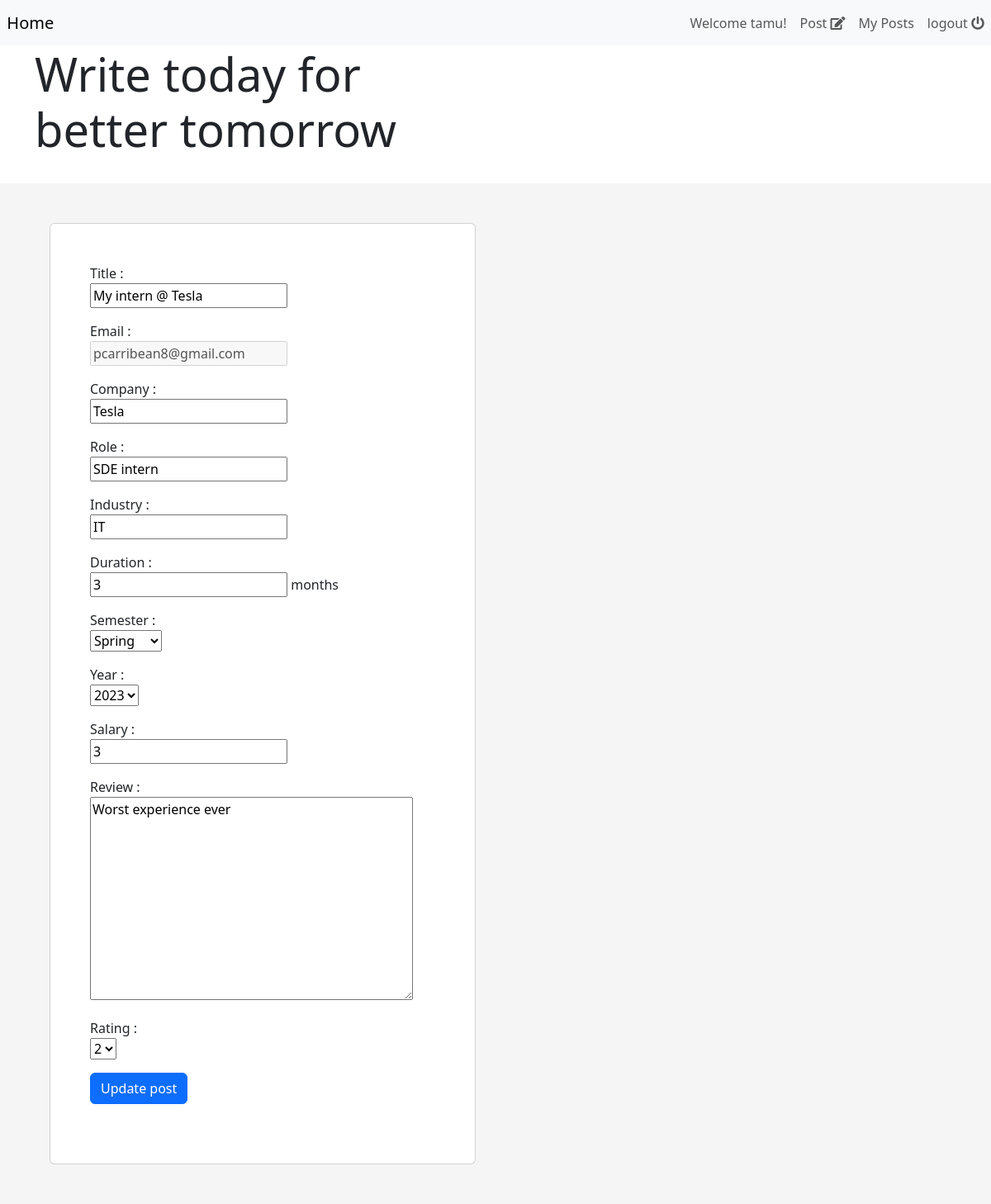
/post/edit/12 (signed in), run on the app's committed database.
### post/models.py (models this page shows, shortened)
class Post(models.Model):
    company = models.CharField(max_length=150)
    role = models.CharField(max_length=150)
    title = models.CharField(max_length=150)
    review = models.CharField(max_length=500)
    rating = models.IntegerField()
    duration = models.IntegerField()
    semester = models.CharField(max_length=15)
    year = models.PositiveIntegerField(default=current_year(), validators=[
                                       MinValueValidator(2013), max_value_current_year])
    salary = models.PositiveIntegerField(blank=True, null=True)
    industry = models.CharField(max_length=150, blank=True, null=True)
    email = models.EmailField(help_text='Enter your Texas A&M email')
    created_date = models.DateTimeField(auto_now_add=True)
    modified_date = models.DateTimeField(auto_now=True)
    objects = models.Manager()

class Semester(models.Model):
    semester = models.CharField(max_length=15)
    def __str__(self):
        return self.semester
    objects = models.Manager()

### post/views.py (the view)
# urls.py: path('post/edit/<int:id>', views.edit_post, name='edit_post'),
def edit_post(request, id):
    selected_post = Post.objects.get(id=id)
    post_form = PostForm(initial={
        'company': selected_post.company,
        'role': selected_post.role,
        'title': selected_post.title,
        'review': selected_post.review,
        'rating': selected_post.rating,
        'duration': selected_post.duration,
        'semester': selected_post.semester,
        'year': selected_post.year,
        'salary': selected_post.salary,
        'industry': selected_post.industry,
        'email': selected_post.email
    })
    print(selected_post.semester)
    if request.method == "POST":
        post_form = PostForm(request.POST, instance=selected_post)
        if post_form.is_valid():
            post_form.save()
            messages.success(request, f'Post updated')
            return redirect('/posts')
    return render(request, 'post/update.html', {'form': post_form})

### post/forms.py
class PostForm(forms.ModelForm):
    semester = forms.ModelChoiceField(
        queryset=Semester.objects.all(), to_field_name='semester')
    review = forms.CharField(widget=forms.Textarea)
    rating = forms.ChoiceField(
        choices=((1, 1), (2, 2), (3, 3), (4, 4), (5, 5)))
    email = forms.EmailField(disabled=True)
    duration = forms.IntegerField(help_text="months")
    year = forms.TypedChoiceField(
        coerce=int, choices=year_choices, initial=current_year)
    class Meta:
        model = Post
        fields = ['title', 'email',
                  'company', 'role', 'industry',
                  'duration',
                  'semester', 'year', 'salary',
                  'industry', 'review', 'rating']

### post/forms.py (called while the page is built)
def current_year():
    return datetime.date.today().year

def year_choices():
    return [(r, r) for r in range(current_year()-10, current_year()+1)]

### post/templates/post/update.html (shortened to what this page needs)
{% extends "../registration/home.html" %} {% block content %}
<div
  class="px-4 py-5 px-md-5 text-center text-lg-start"
  style="background-color: hsl(0, 0%, 96%)"
>
  <div class="container">
    <div class="row gx-lg-5 align-items-center">
      <div class="col-lg-6 mb-5 mb-lg-0">
        <div class="card">
          <div class="card-body py-5 px-md-5">
            <form action="" method="POST">
              {% for field in form %}
              <div>
                <p>
                  {{ field.label }} :<br />
                  {{ field }}
                  <span class="">{{field.help_text}}</span>
                </p>
              </div>
              {% endfor %}
              <button type="submit" class="btn btn-primary btn-block mb-4">
                Update post
              </button>
            </form>
          </div>
        </div>
      </div>
    </div>
  </div>
</div>
{% endblock content %}

### templates/registration/home.html (shortened to what this page needs)
<!DOCTYPE html>
<html>
  <head>
    {% load bootstrap5 %}
    {% bootstrap_css %}
    {% load fontawesome_5 %}
    {% fontawesome_5_static %}
    {% load static %}
  </head>
  <body>
    {% if user.is_authenticated %}
    <nav class="navbar navbar-expand-sm navbar-light bg-light">
        &nbsp;&nbsp;<a class="navbar-brand justify-content-between " href="{% url 'list_posts' %}">Home</a>
        <div class="collapse navbar-collapse justify-content-end" id="navbarText">
          <ul class="navbar-nav ml-auto mb-2 mb-lg-0">
            <li class="nav-item">
              <a class="nav-link" href="">Welcome {{ user.username }}!</a>
            </li>
            <li class="nav-item">
              <a class="nav-link" href="{% url 'create_post' %}">Post&nbsp;<i class='fas fa-edit'></i></a>
              </li>
              <li class="nav-item">
                <a class="nav-link" href="{% url 'my_posts' %}">My Posts</a>
              </li>
            <li class="nav-item">
              <a class="nav-link" href="{% url 'logout' %}">logout&nbsp;<i class='fas fa-power-off'></i></a>
            </li>
          </ul>
        </div>
      </nav>
    <div class="container">
      <div class="row">
        <div class="col-sm-12 col-md-12 col-lg-6 pb-4">
          <h2 class="display-4 font-weight-bold">Write today for better tomorrow</h1>
        </div>
        <div class="col-sm-12 col-md-12 col-lg-6">
        </div>
      </div>
    </div>
  </body>
</html>
{% block content %}
{% endblock %}
{% else %}
    <div class="alert alert-success" role="alert">
        <h3>Welcome!</h3>
        <a href="{% url 'register' %}">Signup</a>
        <a href="{% url 'login' %}">Login</a>
    </div>
{% endif %}

### data on the page
Post: form "My intern @ Tesla" "pcarribean8@gmail.com" "Tesla" "SDE intern" "IT" "3" "2023" "3" "Worst experience ever" "2"
Semester: form "Spring"

### other printed values
{{ user.username }} "tamu"
{{ field.label }} "Title" "Email" "Company" "Role" "Industry" "Duration" "Semester" "Year" "Salary" "Review" "Rating"
{{ field.help_text }} "months"
